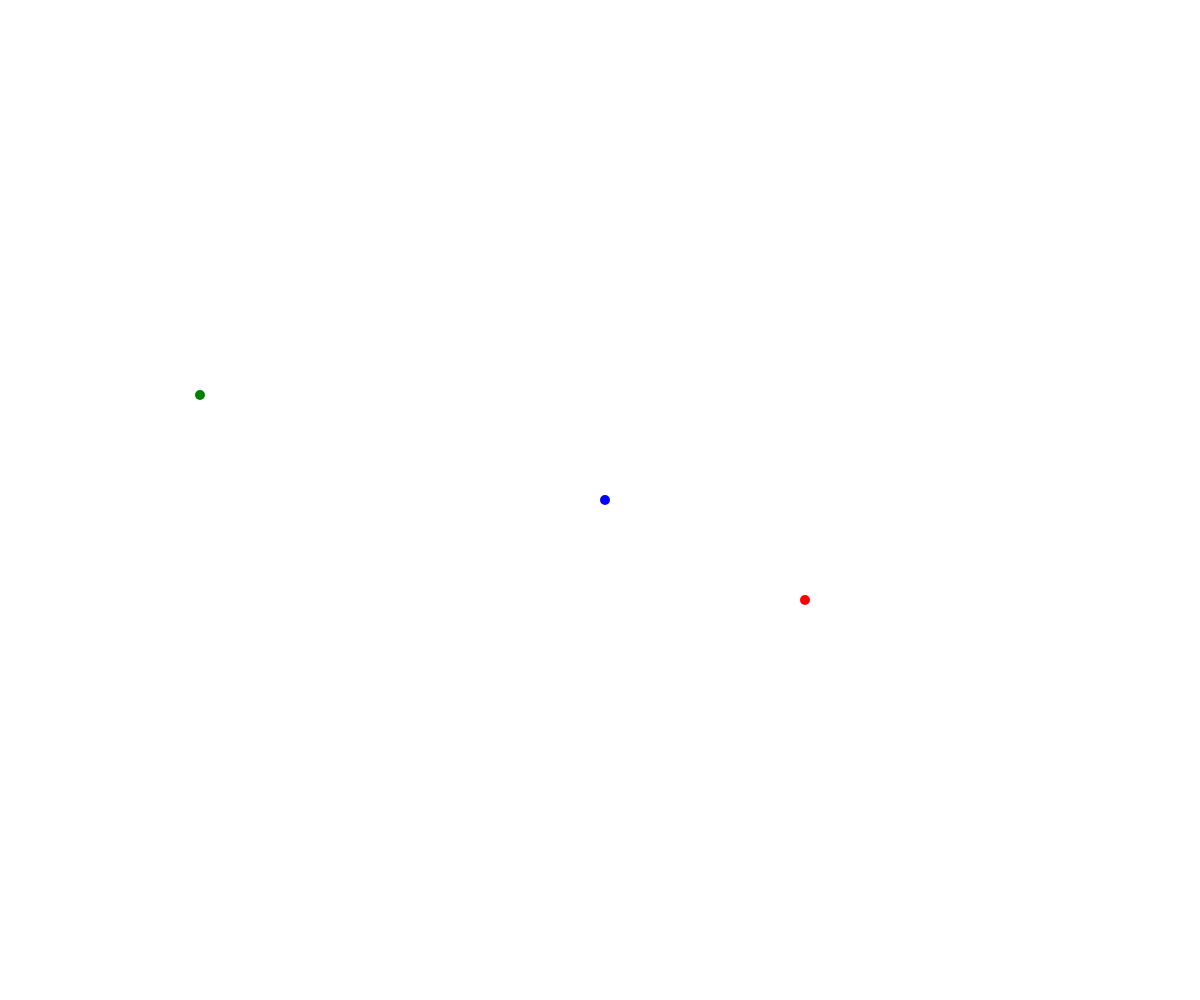
Frame 1 (no input)
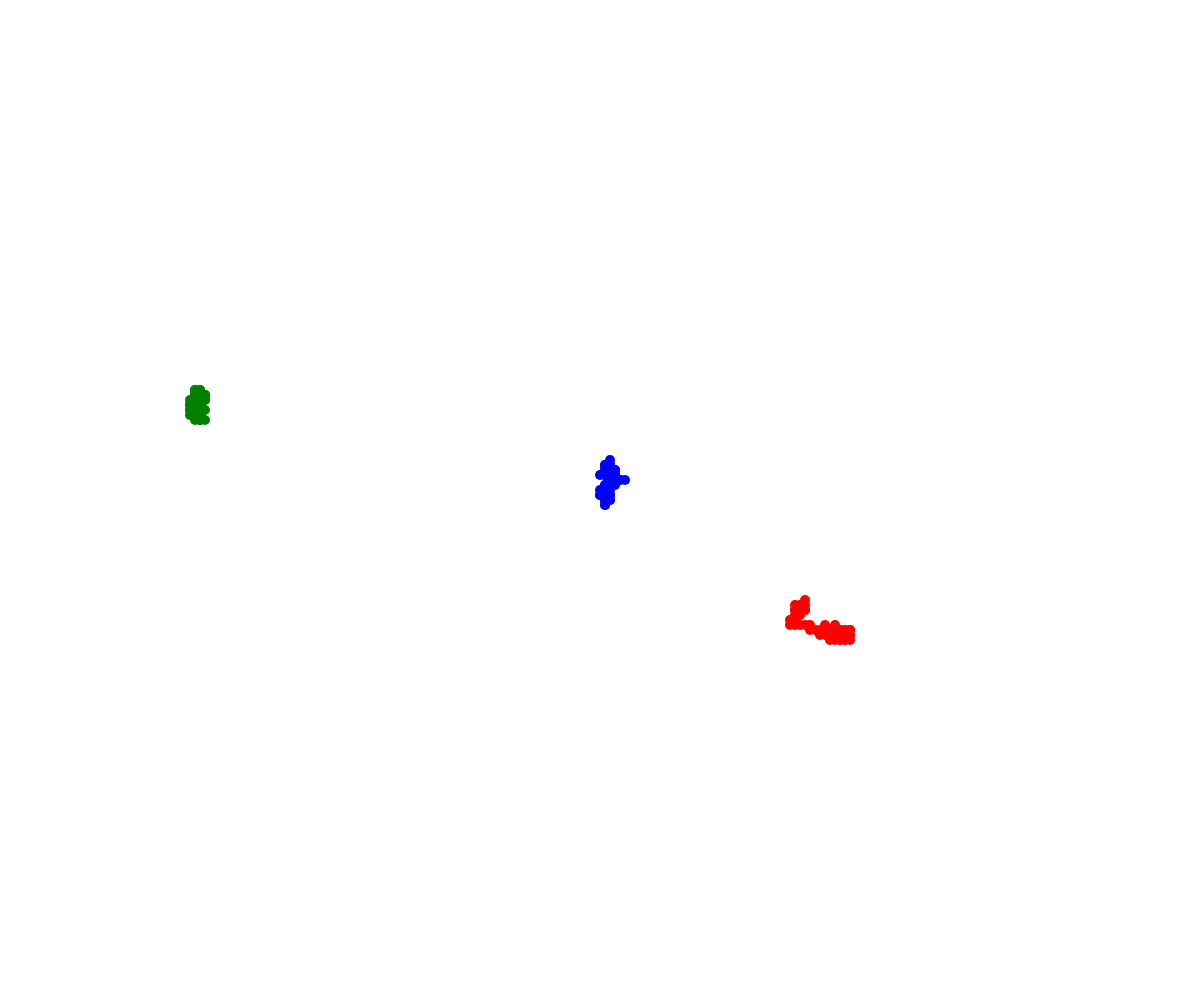
Frame 60 (no input)
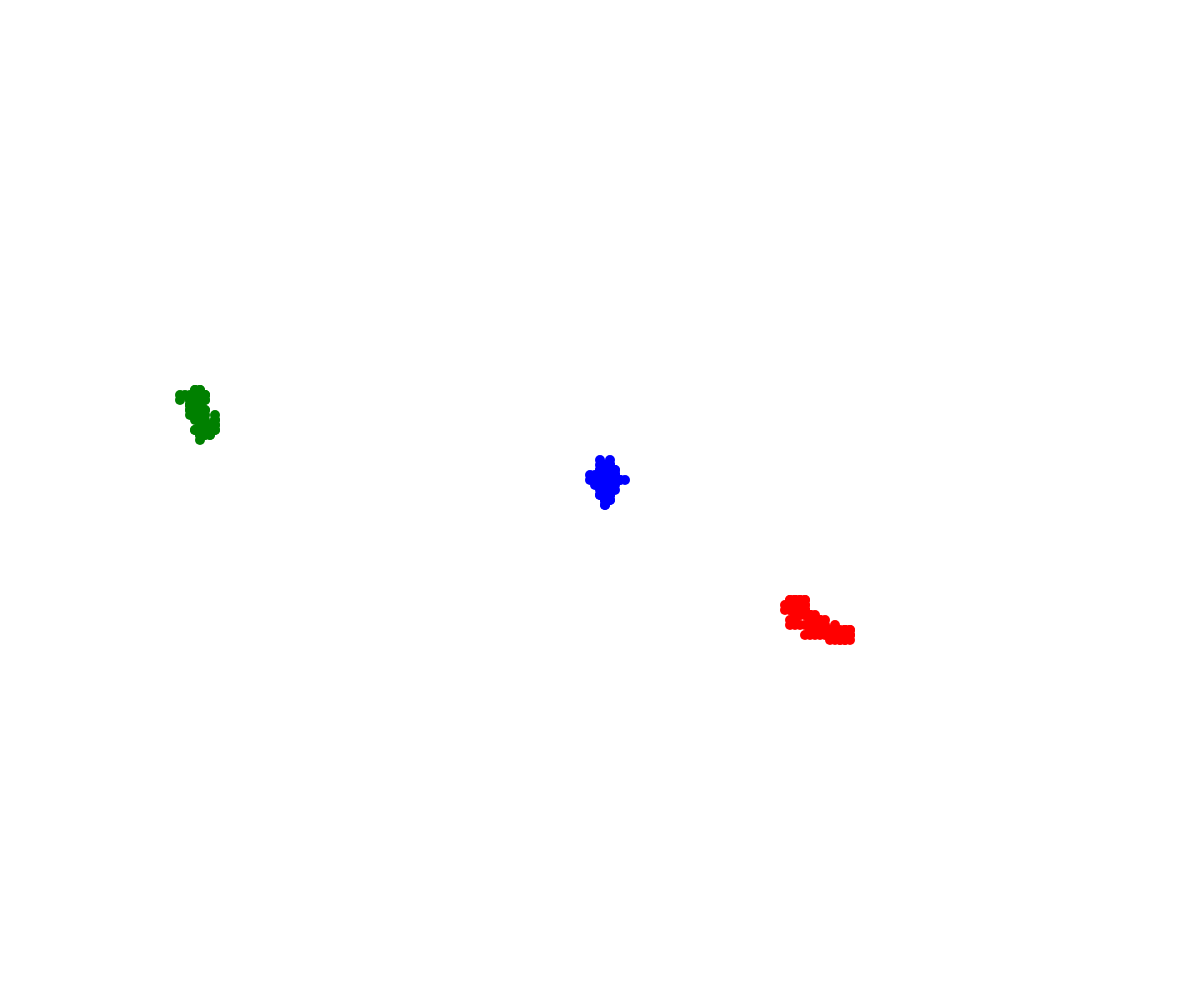
Frame 120 (the mouse pressed at the canvas centre since frame 60)

The p5.js sketch that drew these frames (run headless with seeded random() and noise() and a simulated clock; from frame 60 on, the mouse is pressed at the canvas centre):

// p5.js sketch
// ── sketch.js
// Walker OOP Demo

class Walker {
  constructor(x, y, theColor) {
    this.x = x;
    this.y = y;
    this.stepSize = 5;
    this.color = theColor;
    this.radius = 5;
  }

  display() {
    fill(this.color);
    circle(this.x, this.y, this.radius * 2);
  }
  move() {
    let choice = random(100);
    if (choice < 25) {
      //move up
      this.y -= this.stepSize;
    }
    else if (choice < 50) {
      //move down
      this.y += this.stepSize;
    }
    else if (choice < 75) {
      //move right
      this.x += this.stepSize;
    }
    else {
      this.x -= this.stepSize;
    }
  }
}

let maram;
let griffin;
let seth;

function setup() {
  createCanvas(windowWidth, windowHeight);
  maram = new Walker(width/2, height/2, "blue");
  griffin = new Walker(200, 400, "green");
  seth = new Walker(800, 600, "red");
  noStroke();
}

function draw() {
  maram.move();
  griffin.move();
  seth.move();

  maram.display();
  griffin.display();
  seth.display();
}
